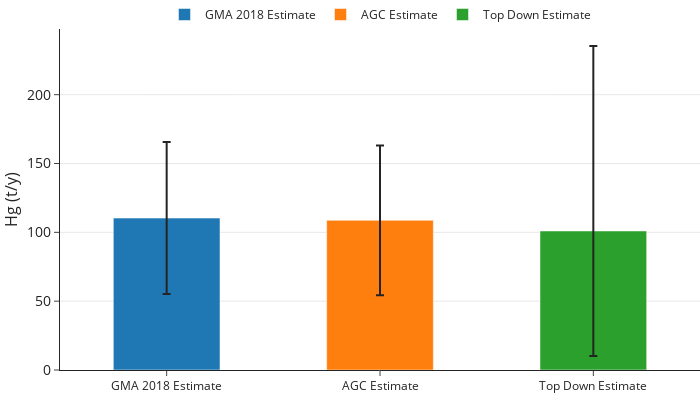

The cell this chart's notebook holds for it:
### Code cell
fig = go.Figure()
fig.add_trace(go.Bar(
    name='GMA 2018 Estimate',
    x=['GMA 2018 Estimate'], y=[df_est['gma_2015'].loc['actual']],
    error_y=dict(type='percent', symmetric=False,
            value=50,
            valueminus=50)
))
fig.add_trace(go.Bar(
    name='AGC Estimate',
    x=['AGC Estimate'], y=[df_est['AGC_2018'].loc['actual']],
    error_y=dict(type='percent', symmetric=False,
            value=50,
            valueminus=50)
))
fig.add_trace(go.Bar(
    name='Top Down Estimate',
    x=['Top Down Estimate'], y=[df_est['TPP_2015'].loc['actual']],
    error_y=dict(type='percent', symmetric=False,
            value=133,
            valueminus=90)
))

fig.update_layout(barmode='group')
fig.update_traces(width=0.5)
fig.update_layout(
    autosize=False,
     width=700,
     height=400,
    template="simple_white",
    margin={"r":0,"t":0,"l":60,"b":30},
    yaxis =  {'showgrid': True} 
)

fig.update_layout(
                  xaxis_type='category',
                  yaxis_type='linear',
                  yaxis=dict(
                      title="Hg (t/y)",
                      titlefont_size=16,
                      tickfont_size=14,),
                  bargap=0.00, # gap between bars of adjacent location coordinates.
                  legend=dict(
        title=None, orientation="h", y=1.0, yanchor="bottom", x=0.5, xanchor="center"))
fig.update_yaxes(nticks=10)
fig.show()
fig_name='all_asgm_hgEstimates_001.svg'
path=fig_path+fig_name
pio.write_image(fig, path,format='svg')

### Figure 1 — Plotly figure (JSON) as saved in the notebook; plotly's stock layout.template omitted (floating-point values rounded to 4 significant figures)
{"data": [{"error_y": {"symmetric": false, "type": "percent", "value": 50, "valueminus": 50}, "name": "GMA 2018 Estimate", "type": "bar", "width": 0.5, "x": ["GMA 2018 Estimate"], "y": [110.4]}, {"error_y": {"symmetric": false, "type": "percent", "value": 50, "valueminus": 50}, "name": "AGC Estimate", "type": "bar", "width": 0.5, "x": ["AGC Estimate"], "y": [108.7]}, {"error_y": {"symmetric": false, "type": "percent", "value": 133, "valueminus": 90}, "name": "Top Down Estimate", "type": "bar", "width": 0.5, "x": ["Top Down Estimate"], "y": [101]}], "layout": {"autosize": false, "bargap": 0, "barmode": "group", "height": 400, "legend": {"orientation": "h", "title": {}, "x": 0.5, "xanchor": "center", "y": 1, "yanchor": "bottom"}, "margin": {"b": 30, "l": 60, "r": 0, "t": 0}, "width": 700, "xaxis": {"type": "category"}, "yaxis": {"nticks": 10, "showgrid": true, "tickfont": {"size": 14}, "title": {"font": {"size": 16}, "text": "Hg (t/y)"}, "type": "linear"}}}
